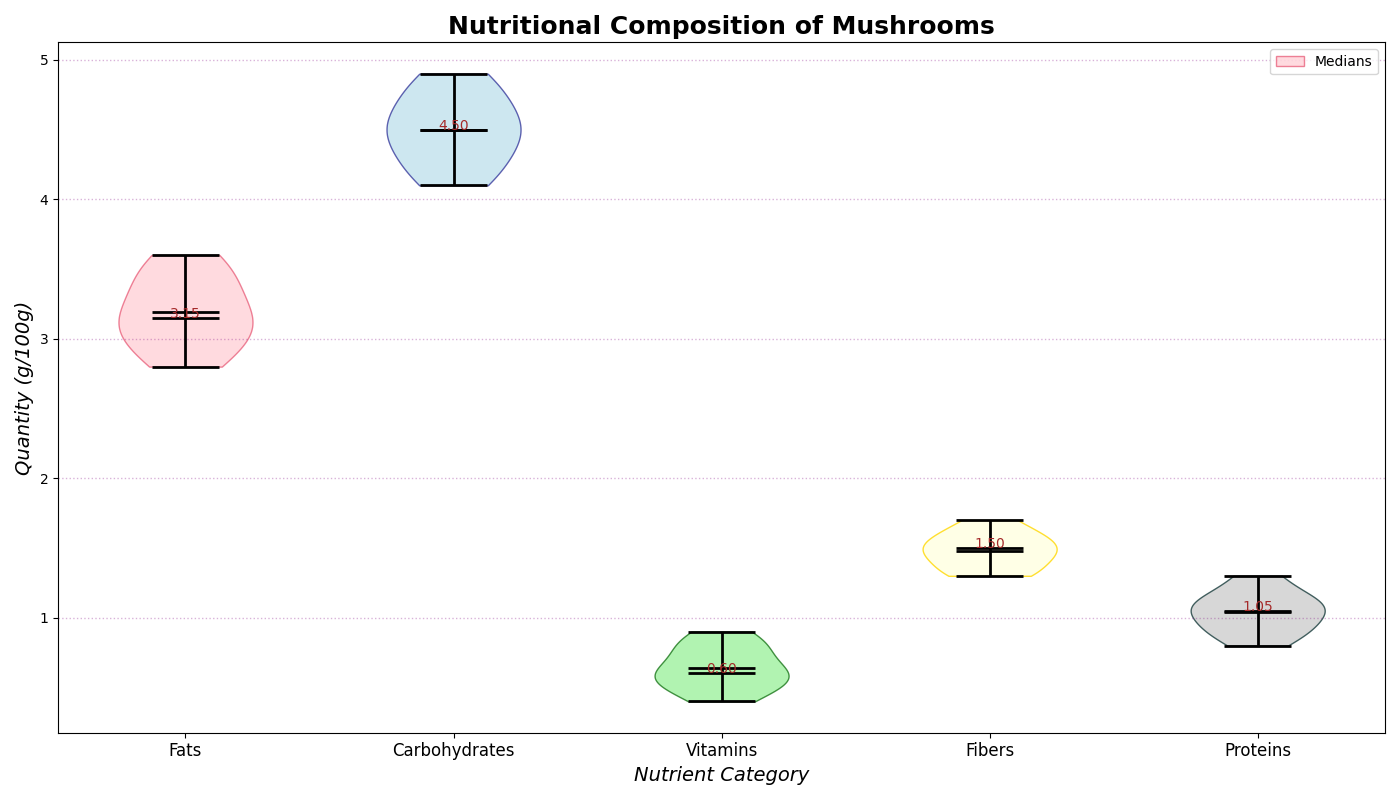

Write the Python code that produced this figure.
import matplotlib.pyplot as plt
import numpy as np

proteins = [3.1, 3.5, 2.8, 3.0, 3.2, 3.6, 3.4, 2.9, 3.3, 3.1]
carbohydrates = [4.5, 4.3, 4.9, 4.6, 4.4, 4.7, 4.2, 4.8, 4.1, 4.5]
fats = [0.5, 0.8, 0.6, 0.4, 0.7, 0.6, 0.5, 0.9, 0.8, 0.6]
fibers = [1.4, 1.5, 1.3, 1.6, 1.5, 1.4, 1.7, 1.3, 1.5, 1.6]
vitamins = [0.9, 1.1, 1.0, 0.8, 1.1, 1.2, 1.0, 0.9, 1.3, 1.1]

data = [proteins, carbohydrates, fats, fibers, vitamins]
nutrient_labels = ['Fats', 'Carbohydrates', 'Vitamins', 'Fibers', 'Proteins']  # Changed order

fig, ax = plt.subplots(figsize=(14, 8))

# Changed violin plot styles
violin_parts = ax.violinplot(data, showmeans=True, showmedians=True)
colors = ['lightpink', 'lightblue', 'lightgreen', 'lightyellow', 'lightgrey']
edge_colors = ['crimson', 'navy', 'darkgreen', 'gold', 'darkslategray']
for i, pc in enumerate(violin_parts['bodies']):
    pc.set_facecolor(colors[i])
    pc.set_edgecolor(edge_colors[i])
    pc.set_alpha(0.5 + i * 0.1)  # Varying transparency

for partname in ('cbars', 'cmins', 'cmaxes', 'cmedians', 'cmeans'):
    vp = violin_parts[partname]
    vp.set_edgecolor('black')
    vp.set_linewidth(2)

# Changed median text appearance
medians = [np.median(nutrient) for nutrient in data]
for i, median in enumerate(medians):
    plt.text(i + 1, median, f'{median:.2f}', horizontalalignment='center', size=10, color='brown')

# Slight changes in text and title styling
ax.set_title('Nutritional Composition of Mushrooms', fontsize=18, weight='bold')
ax.set_xlabel('Nutrient Category', fontsize=14, style='italic')
ax.set_ylabel('Quantity (g/100g)', fontsize=14, style='italic')
ax.set_xticks(range(1, len(data) + 1))
ax.set_xticklabels(nutrient_labels, fontsize=12)

# Adjusted grid style and added major and minor grids
ax.yaxis.grid(True, linestyle=':', linewidth=1, which='both', color='purple', alpha=0.3)

# Add legend
ax.legend(['Medians'], loc='upper right', fontsize=10)

plt.tight_layout()

plt.show()
